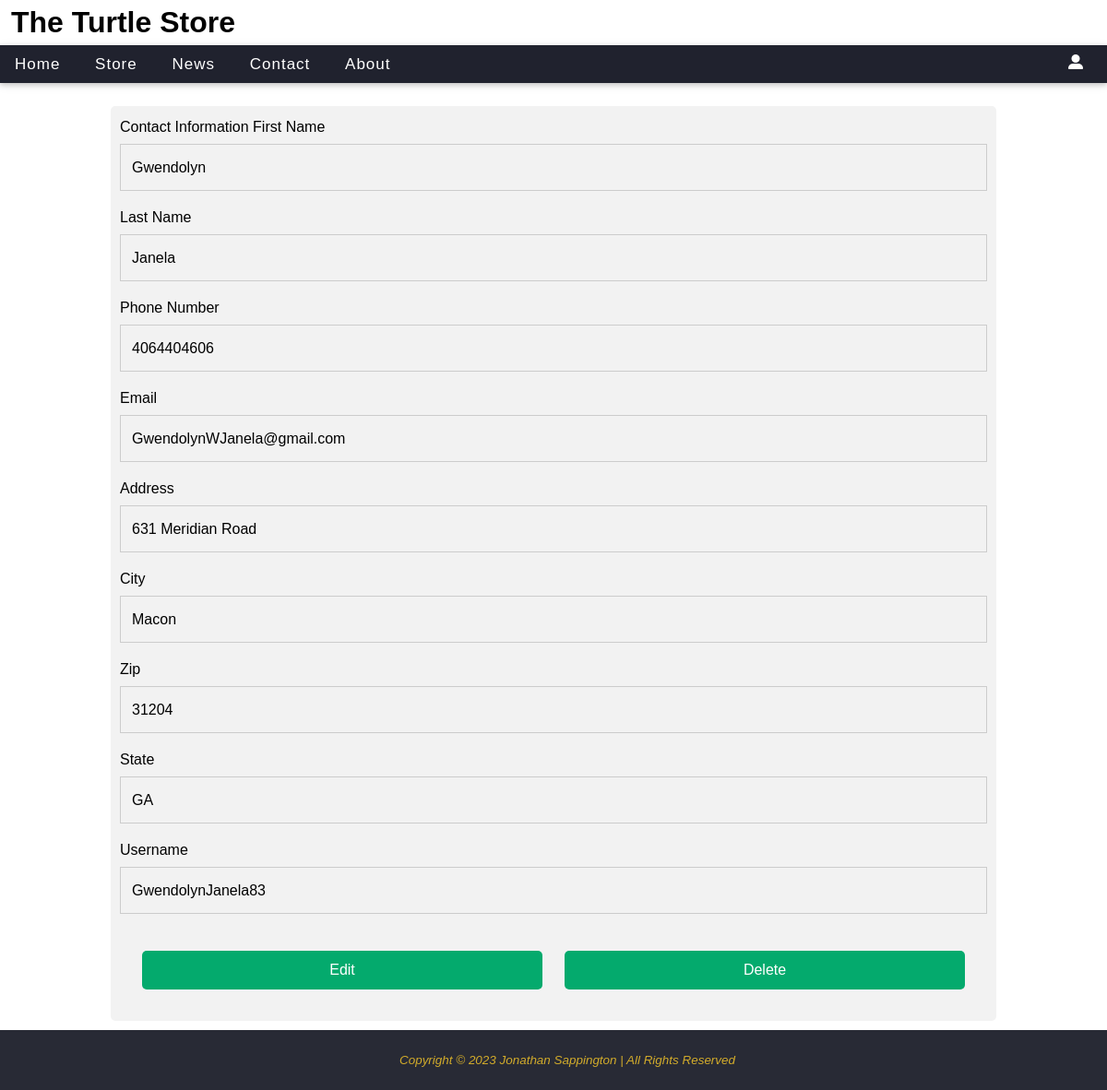
Screenshot of /Website/account.php (signed in) with the database file from the repository.
### tables this page shows
CREATE TABLE `new_user` (
  `user_id` int(10) UNSIGNED NOT NULL,
  `user_fname` varchar(20) NOT NULL,
  `user_lname` varchar(20) NOT NULL,
  `user_phone` char(10) NOT NULL,
  `user_address` varchar(50) NOT NULL,
  `user_email` varchar(50) DEFAULT NULL,
  `creation_date` datetime NOT NULL DEFAULT current_timestamp(),
  `city` varchar(20) NOT NULL,
  `zip` char(5) NOT NULL,
  `username` varchar(100) NOT NULL,
  `password` varchar(255) NOT NULL,
  `state_id` char(2) NOT NULL,
  `admin_status` int(1) NOT NULL DEFAULT 0
);

### Website/account.php (the view, shortened to what this page needs)
<!DOCTYPE HTML>
<html>
	<head>
		<link href="styles.css" rel="stylesheet" media="screen">
		<?php
			require 'db_connect.php';
		?>
	</head>
	<body>
	<div id="wrapper">
		<main>
		<?php
			include 'menu.php';
			echo($output);
		?>
		<div id="fmData">
			<?php
				try{
					$sql_edit = "SELECT user_fname, user_lname, user_phone, user_address, user_email, creation_date, city, zip, state_id, username, user_id FROM new_user WHERE user_id = ".$_SESSION['user_id'];
					$dataset_edit = $pdo_users->query($sql_edit);
					$row = $dataset_edit->fetch();
					echo('
					<div class="contactContainer">
					<form method="POST" action="account.php">
					<th colspan="2">Contact Information</th>
					<tr>
						<td>First Name</td>
						<td><div class="input">'.$row["user_fname"].'</div></td>
					</tr>
					<tr>
						<td>Last Name</td>
						<td><div class="input">'.$row["user_lname"].'</div></td>
					</tr>
					<tr>
						<td>Phone Number</td>
						<td><div class="input">'.$row["user_phone"].'</div></td>
					</tr>
					<tr>
						<td>Email</td>
						<td><div class="input">'.$row["user_email"].'</div></td>
					</tr>
					<tr>
						<td>Address</td>
						<td><div class="input">'.$row["user_address"].'</div></td>
					</tr>
					<tr>
						<td>City</td>
						<td><div class="input">'.$row["city"].'</div></td>
					</tr>
					<tr>
						<td>Zip</td>
						<td><div class="input">'.$row["zip"].'</div></td>
					</tr>
					<tr>
						<td>State</td>
						<td><div class="input">'.$row["state_id"].'</div></td>
					</tr>
					<tr>
						<td>Username</td>
						<td><div class="input">'.$row["username"].'</div></td>
					</tr>
					<td colspan="2">
						<form method="POST" action="account.php">
							<input type="hidden" name="user_id" value="'.$row["user_id"].'">
								<table style="width: 100%">
								<tr>
									<td style="border: 0px; width: 50%;"><input type="submit" value="Edit" name="action" id="submit"></td>
									<td style="border: 0px; width: 50%;"><input type="submit" value="Delete" name="action" id="submit"></td>
								</tr>
								</table>
						</form>
					</td>
					</tr>
					</form>
</div>
					');
				}
				catch(PDOEXCEPTION $e){
					echo("** ERROR **".$e->GetMessage()."<br> <br>");
				}
				catch(EXCEPTION $e){
					echo("** ERROR **".$e->GetMessage());
				}
			?>
		</div>
		</main>
		<footer>
			<p>Copyright &copy; <script>document.write(new Date().getFullYear())</script> Jonathan Sappington | All Rights Reserved</p>
		</footer>
	</body>
</html>

### Website/styles.css (style rules this page uses)
p { text-indent: 10px; font-size: 1.2em; }
body { background-color: #fff; color: #000; font-family: sans-serif; line-height: 25px; clear: both; background-size: 100%; }
footer { text-align: center; font-size: 0.7em; font-style: italic; padding: 10px; clear: both; }
footer p { width: 100%; }
#wrapper main, #wrapper nav { width:100%; height: 100%; margin-right: auto; margin-left: auto; }
#fmData table { margin: auto; width: 50%; }
td { text-align: center; }
td input { text-align: left; width: 99%; padding-top: 10px; padding-bottom: 10px; }
td select, #submit, button { text-align: left; width: 100%; padding-top: 10px; padding-bottom: 10px; text-align: center; }
#submit { text-align: center; }
table { width: 90%; margin: auto; border-spacing: 0; }
input, select, button { background-color: #705F49; border: 3px solid #705F49; border-radius: 10px; color: white; font-size: 1em; text-align: left; width: 100%; padding-top: 10px; padding-bottom: 10px; text-align: center; }
* { margin: 0; padding: 0; box-sizing: border-box; }
p { margin: 10px; }
footer { background-color: #282A35; margin-top: 10px; }
footer p { color: #D3AC2B; }
td #submit { cursor:pointer; text-align: center; }
td { color: white; }
#fmData { width: 80%; margin: auto; }
body, html { height: 100%; margin: 0; font-family: Arial, Helvetica, sans-serif; }
.contactContainer input[type=text],.contactContainer input[type=file], .contactContainer .input, .contactContainer input[type=password], .contactContainer select, .contactContainer textarea { width: 100%; padding: 12px; border: 1px solid #ccc; margin-top: 6px; margin-bottom: 16px; resize: vertical; }
.contactContainer table { width: 100%; padding: 12px; margin-top: 16px; margin-bottom: 16px; color: black; }
.contactContainer table td, .contactContainer table th { padding: 12px; margin-top: 16px; margin-bottom: 16px; color: black; border: 1px solid #ccc; }
.contactContainer #submit, .contactContainer select { background-color: #04AA6D; color: white; padding: 12px 20px; border: none; cursor: pointer; }
.contactContainer input { border-radius: 5px; background-color: #f2f2f2; color: black; padding: 10px; }
.contactContainer { border-radius: 5px; background-color: #f2f2f2; padding: 10px; }

### rows the page displays
new_user: user_fname "Gwendolyn", user_lname "Janela", user_phone "4064404606", user_email "GwendolynWJanela@gmail.com", user_address "631 Meridian Road", city "Macon", zip "31204", state "GA", username "GwendolynJanela83"
